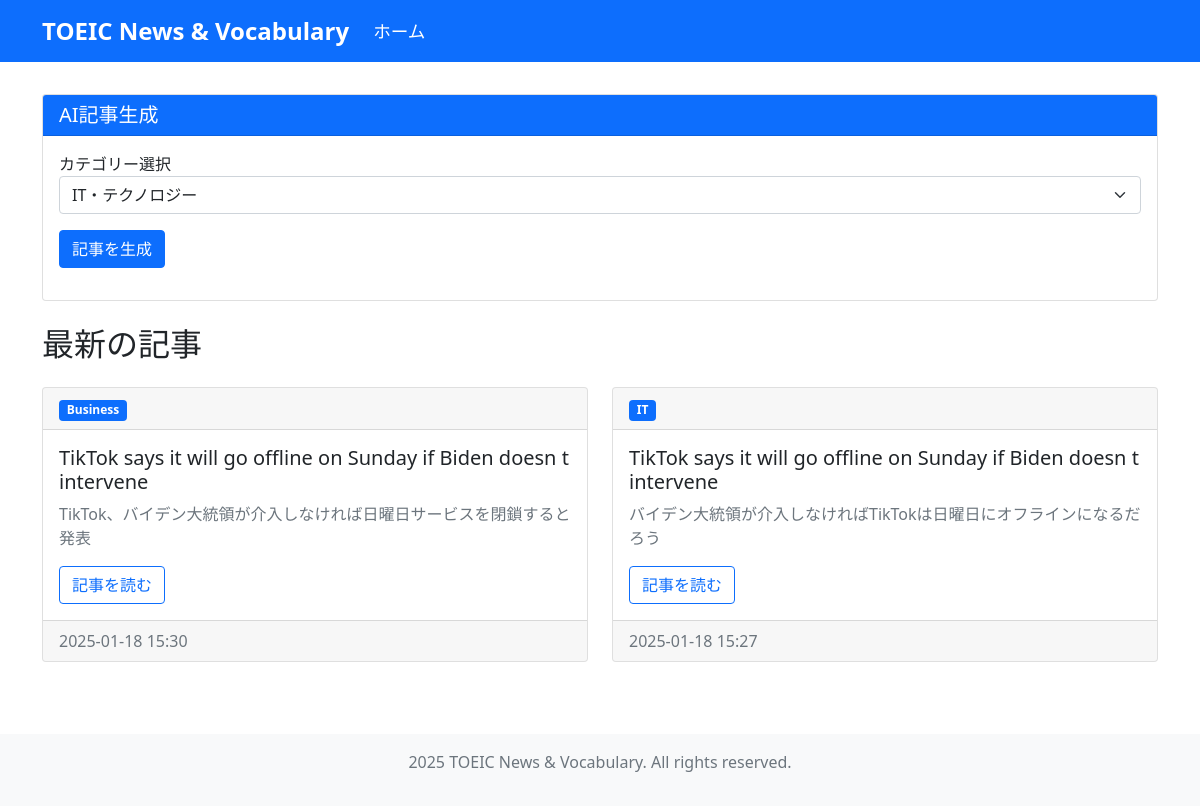
The page / on the database its author committed.
### app.py (models this page shows)
class Article(db.Model):
    id = db.Column(db.Integer, primary_key=True)
    category = db.Column(db.String(50), nullable=False)
    title_en = db.Column(db.String(200), nullable=False)
    content_en = db.Column(db.Text, nullable=False)
    title_ja = db.Column(db.String(200), nullable=False)
    content_ja = db.Column(db.Text, nullable=False)
    created_at = db.Column(db.DateTime, nullable=False, default=datetime.utcnow)
    vocabulary = db.relationship('Vocabulary', backref='article', lazy=True)

### app.py (the view)
@app.route('/')
def index():
    articles = Article.query.order_by(Article.created_at.desc()).all()
    return render_template('index.html', articles=articles)

### templates/index.html (shortened to what this page needs)
{% extends "base.html" %}
{% block content %}
<div class="row mb-4">
    <div class="col-md-12">
        <div class="card">
            <div class="card-header bg-primary text-white">
                <h5 class="card-title mb-0">AI記事生成</h5>
            </div>
            <div class="card-body">
                <form action="{{ url_for('generate_article') }}" method="post" class="mb-3">
                    <div class="form-group">
                        <label for="category">カテゴリー選択</label>
                        <select name="category" id="category" class="form-select">
                            <option value="IT">IT・テクノロジー</option>
                        </select>
                    </div>
                    <button type="submit" class="btn btn-primary mt-3">記事を生成</button>
                </form>
            </div>
        </div>
    </div>
</div>
<div class="row">
    <div class="col-md-12">
        <h2 class="mb-4">最新の記事</h2>
        {% if articles %}
            <div class="row">
            {% for article in articles %}
                <div class="col-md-6 mb-4">
                    <div class="card h-100">
                        <div class="card-header">
                            <span class="badge bg-primary">{{ article.category }}</span>
                        </div>
                        <div class="card-body">
                            <h5 class="card-title">{{ article.title_en }}</h5>
                            <p class="card-text text-muted">{{ article.title_ja }}</p>
                            <a href="{{ url_for('article', id=article.id) }}" class="btn btn-outline-primary">記事を読む</a>
                        </div>
                        <div class="card-footer text-muted">
                            {{ article.created_at.strftime('%Y-%m-%d %H:%M') }}
                        </div>
                    </div>
                </div>
            {% endfor %}
            </div>
        {% else %}
            <div class="alert alert-info">
                まだ記事がありません。上の「記事を生成」ボタンから新しい記事を生成してください。
            </div>
        {% endif %}
    </div>
</div>
{% endblock %}

### rows shown on the page
Article: category "Business", title_en "TikTok says it will go offline on Sunday if Biden doesn t intervene", title_ja "TikTok、バイデン大統領が介入しなければ日曜日サービスを閉鎖すると発表", created_at "2025-01-18 15:30"
Article: category "IT", title_en "TikTok says it will go offline on Sunday if Biden doesn t intervene", title_ja "バイデン大統領が介入しなければTikTokは日曜日にオフラインになるだろう", created_at "2025-01-18 15:27"
